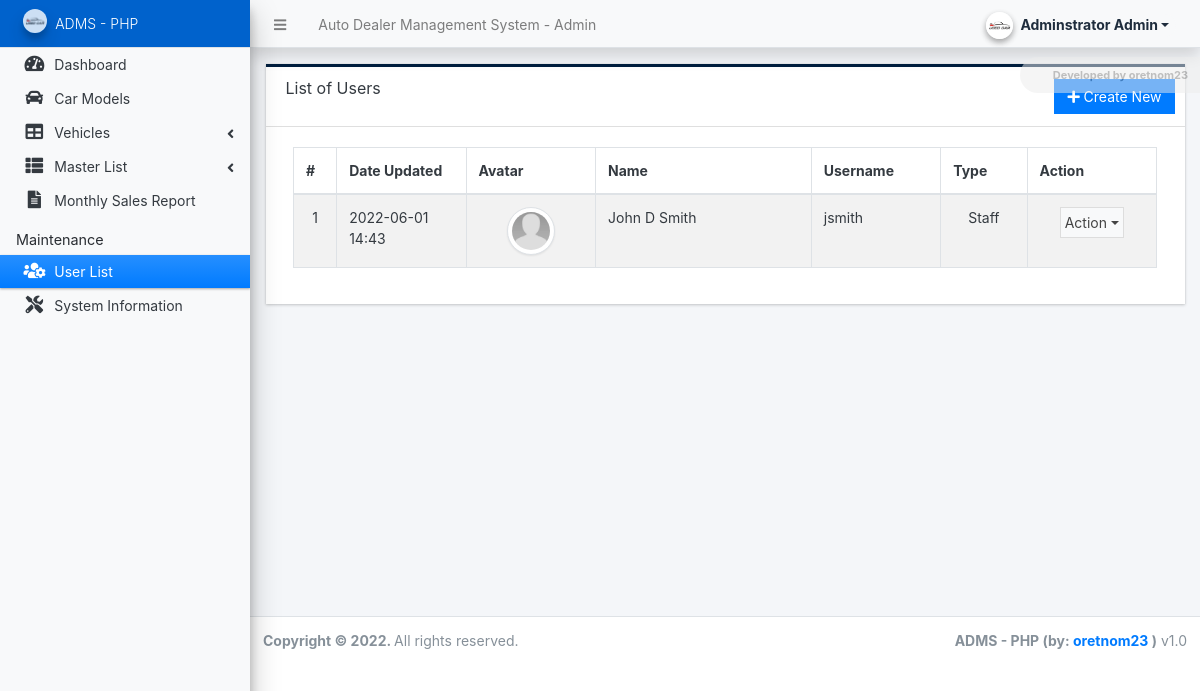
Page /admin/?page=user/list (signed in) on the committed database.
### tables this page shows
CREATE TABLE `users` (
  `id` int(50) NOT NULL,
  `firstname` varchar(250) NOT NULL,
  `middlename` text DEFAULT NULL,
  `lastname` varchar(250) NOT NULL,
  `username` text NOT NULL,
  `password` text NOT NULL,
  `avatar` text DEFAULT NULL,
  `last_login` datetime DEFAULT NULL,
  `type` tinyint(1) NOT NULL DEFAULT 0,
  `date_added` datetime NOT NULL DEFAULT current_timestamp(),
  `date_updated` datetime DEFAULT current_timestamp() ON UPDATE current_timestamp()
);

### classes/DBConnection.php (called while the page is built, shortened)
<?php
class DBConnection{
    private $host = DB_SERVER;
    private $username = DB_USERNAME;
    private $password = DB_PASSWORD;
    private $database = DB_NAME;
    public $conn;
    public function __construct(){
        if (!isset($this->conn)) {
            $this->conn = new mysqli($this->host, $this->username, $this->password, $this->database);
        }
    }
}
?>

### classes/SystemSettings.php (called while the page is built, shortened)
<?php
class SystemSettings extends DBConnection{
	function userdata($field = ''){
		if(!empty($field)){
			if(isset($_SESSION['userdata'][$field]))
				return $_SESSION['userdata'][$field];
			else
				return null;
		}else{
			return false;
		}
	}
}
$_settings = new SystemSettings();
?>

### config.php (called while the page is built, shortened)
<?php
require_once('classes/DBConnection.php');
require_once('classes/SystemSettings.php');
function validate_image($file){
    global $_settings;
	if(!empty($file)){
        $ex = explode("?",$file);
        $file = $ex[0];
        $ts = isset($ex[1]) ? "?".$ex[1] : '';
		if(is_file(base_app.$file)){
			return base_url.$file.$ts;
		}else{
			return base_url.($_settings->info('logo'));
		}
	}else{
		return base_url.($_settings->info('logo'));
	}
}
?>

### admin/user/list.php (the view, shortened to what this page needs)
<div class="card card-outline rounded-0 card-navy">
	<div class="card-header">
		<h3 class="card-title">List of Users</h3>
		<div class="card-tools">
			<a href="./?page=user/manage_user" id="create_new" class="btn btn-flat btn-primary"><span class="fas fa-plus"></span>  Create New</a>
		</div>
	</div>
	<div class="card-body">
        <div class="container-fluid">
			<table class="table table-hover table-striped table-bordered" id="list">
				<colgroup>
					<col width="5%">
					<col width="15%">
					<col width="15%">
					<col width="25%">
					<col width="15%">
					<col width="10%">
					<col width="15%">
				</colgroup>
				<thead>
					<tr>
						<th>#</th>
						<th>Date Updated</th>
						<th>Avatar</th>
						<th>Name</th>
						<th>Username</th>
						<th>Type</th>
						<th>Action</th>
					</tr>
				</thead>
				<tbody>
					<?php
					$i = 1;
						$qry = $conn->query("SELECT *, concat(firstname,' ', coalesce(concat(middlename,' '), '') , lastname) as `name` from `users` where id != '{$_settings->userdata('id')}' order by concat(firstname,' ', lastname) asc ");
						while($row = $qry->fetch_assoc()):
					?>
						<tr>
							<td class="text-center"><?php echo $i++; ?></td>
							<td><?php echo date("Y-m-d H:i",strtotime($row['date_updated'])) ?></td>
							<td class="text-center">
                                <img src="<?= validate_image($row['avatar']) ?>" alt="" class="img-thumbnail rounded-circle user-avatar">
                            </td>
							<td><?php echo $row['name'] ?></td>
							<td><?php echo $row['username'] ?></td>
							<td class="text-center">
                                <?php if($row['type'] == 1): ?>
                                    Administrator
                                <?php elseif($row['type'] == 2): ?>
                                    Staff
                                <?php else: ?>
									N/A
                                <?php endif; ?>
                            </td>
							<td align="center">
								 <button type="button" class="btn btn-flat p-1 btn-default btn-sm dropdown-toggle dropdown-icon" data-toggle="dropdown">
				                  		Action
				                  </button>
							</td>
						</tr>
					<?php endwhile; ?>
				</tbody>
			</table>
		</div>
	</div>
</div>

### admin/user/list.php (style rules this page uses)
.user-avatar { width:3rem; height:3rem; object-fit:scale-down; object-position:center center; }

### rows in the picture
users: date_updated "2022-06-01 14:43", avatar (picture), name "John D Smith", username "jsmith", type "Staff"

### other values in the picture
$_settings->info('name') "Auto Dealer Management System"
$_settings->userdata('firstname').' '.$_settings->userdata('lastname') "Adminstrator Admin"
$_settings->info('short_name') "ADMS - PHP"
